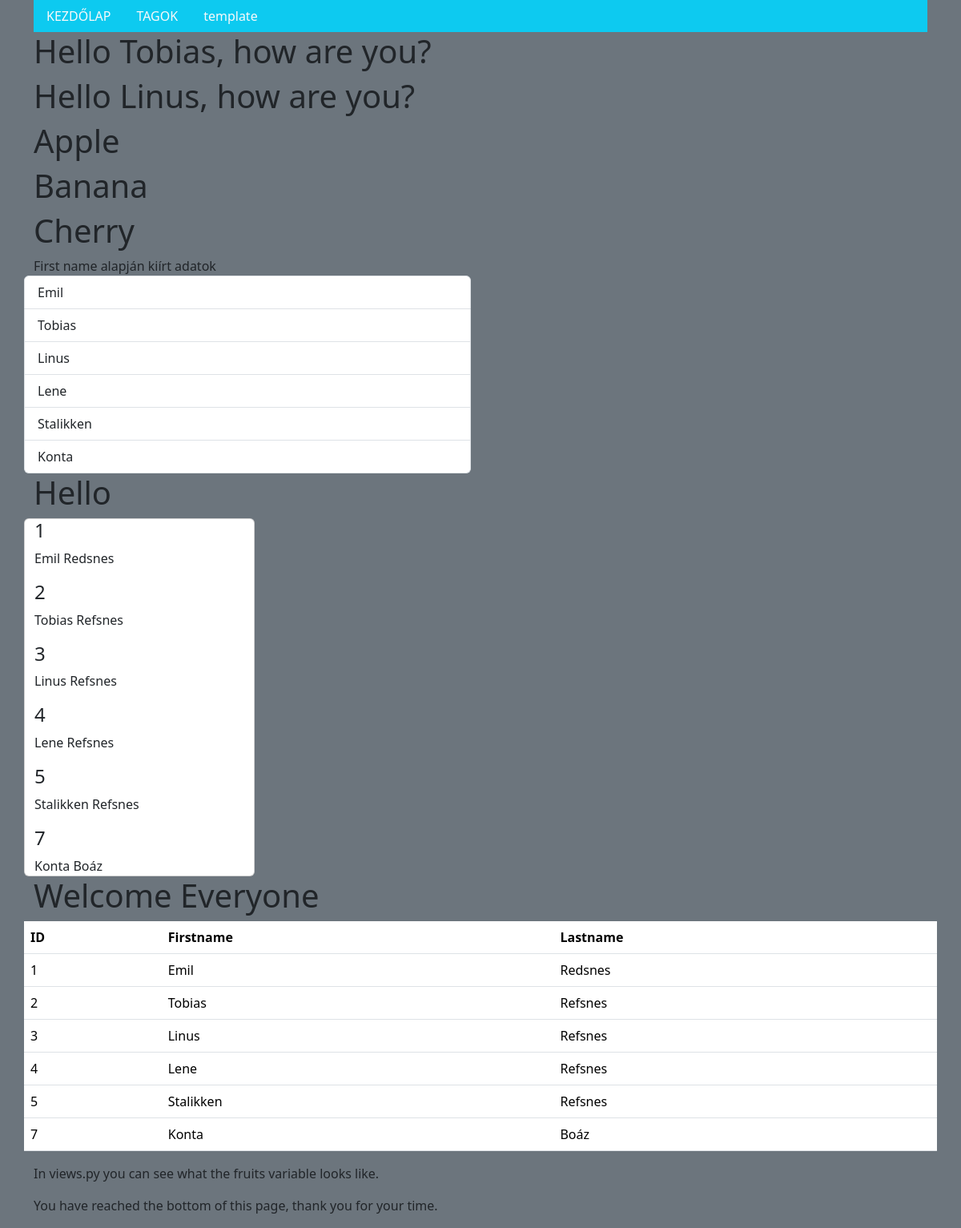
Screenshot of /testing/ with the database file from the repository.
### members/models.py (models this page shows, shortened)
class Member(models.Model):
    firstname = models.CharField(max_length=255)
    lastname = models.CharField(max_length=255)
    phone = models.IntegerField(null=True)
    joined_date = models.DateField(null=True)
    slug = models.SlugField(default="", null=False)

### members/views.py (the view)
# urls.py: path("testing/", views.testing, name="testing"),
def testing(request):
    mymembers = Member.objects.all().values()
    mydata = Member.objects.all()
    template = loader.get_template("template.html")
    context = {
        "fruits": ["Apple", "Banana", "Cherry"],
        "firstname": "Linus",
        "mymembers": mymembers,
        "greeting": 1,
    }
    return HttpResponse(template.render(context, request))

### members/templates/template.html (shortened to what this page needs)
{% extends "master.html" %}
{% block content %}
<div class="row">
    {% with firstname="Tobias" %}
    <h1>Hello {{ firstname }}, how are you?</h1>
    {% endwith %}
    <h1> Hello {{ firstname }}, how are you?</h1>
    {% for x in fruits %}
    <h1>{{ x }}</h1>
    {% endfor %}
</div>
First name alapján kiírt adatok
<div class="row">
    <ul class="list-group col-6">
        {% for x in mymembers %}
        <li class="list-group-item">{{ x.firstname }}</li>
        {% endfor %}
    </ul>
    {% if greeting == 1 %}
    <h1>Hello</h1>
    {% elif greeting == 2 %}
    <h1>Welcome</h1>
    {% else %}
    <h1>Goodbye</h1>
    {% endif %}
    <div class="card" style="width: 18rem;">
        {% for x in mymembers %}
        <h4 class="card-title">{{ x.id }}</h4>
        <p class="card-text">
            {{ x.firstname }}
            {{ x.lastname }}
        </p>
        {% endfor %}
    </div>
    <h1>Welcome Everyone</h1>
    <table class="table bg-info">
        <thead>
        <tr>
            <th scope="col">ID</th>
            <th scope="col">Firstname</th>
            <th scope="col">Lastname</th>
        </tr>
        </thead>
        {% for x in mymembers %}
        <tr>
            <td scope="row">{{ x.id }}</td>
            <td>{{ x.firstname }}</td>
            <td>{{ x.lastname }}</td>
        </tr>
        {% endfor %}
    </table>
    <p>In views.py you can see what the fruits variable looks like.</p>
    {% include "footer.html" %}
</div>
{% endblock %}

### rows the page displays
Member: firstname "Tobias", id "2", lastname "Refsnes"
Member: firstname "Linus", id "3", lastname "Refsnes"
Member: firstname "Emil", id "1", lastname "Redsnes"
Member: firstname "Lene", id "4", lastname "Refsnes"
Member: firstname "Stalikken", id "5", lastname "Refsnes"
Member: firstname "Konta", id "7", lastname "Boáz"

### other values shown
{{ x }} "Apple" "Banana" "Cherry"
